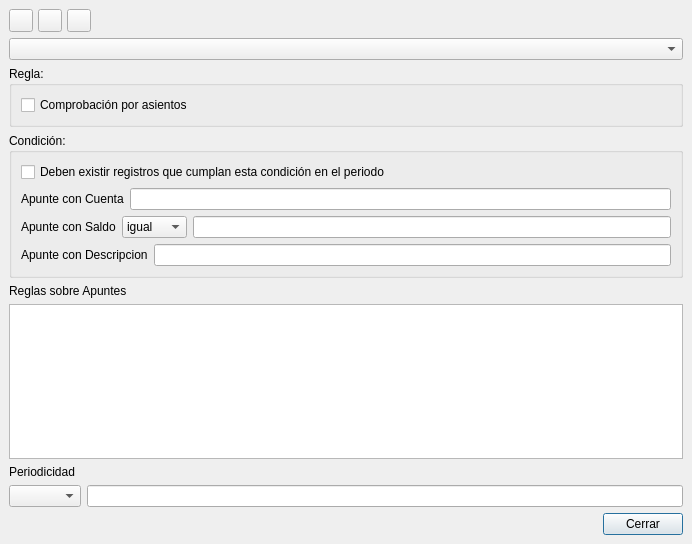
<ui version="4.0" >
 <class>confreglasbase</class>
 <widget class="QDialog" name="confreglasbase" >
  <property name="geometry" >
   <rect>
    <x>0</x>
    <y>0</y>
    <width>692</width>
    <height>544</height>
   </rect>
  </property>
  <property name="windowTitle" >
   <string>Reglas de Corrector</string>
  </property>
  <layout class="QVBoxLayout" >
   <property name="margin" >
    <number>9</number>
   </property>
   <property name="spacing" >
    <number>6</number>
   </property>
   <item>
    <layout class="QHBoxLayout" >
     <property name="margin" >
      <number>0</number>
     </property>
     <property name="spacing" >
      <number>5</number>
     </property>
     <item>
      <widget class="QToolButton" name="toolButton1" >
       <property name="text" >
        <string/>
       </property>
       <property name="icon" >
        <iconset>image0</iconset>
       </property>
      </widget>
     </item>
     <item>
      <widget class="QToolButton" name="toolButton1_2" >
       <property name="text" >
        <string/>
       </property>
       <property name="icon" >
        <iconset>image1</iconset>
       </property>
      </widget>
     </item>
     <item>
      <widget class="QToolButton" name="toolButton1_3" >
       <property name="text" >
        <string/>
       </property>
       <property name="icon" >
        <iconset>image2</iconset>
       </property>
      </widget>
     </item>
     <item>
      <spacer>
       <property name="orientation" >
        <enum>Qt::Horizontal</enum>
       </property>
       <property name="sizeType" >
        <enum>QSizePolicy::Expanding</enum>
       </property>
       <property name="sizeHint" >
        <size>
         <width>371</width>
         <height>21</height>
        </size>
       </property>
      </spacer>
     </item>
    </layout>
   </item>
   <item>
    <widget class="QComboBox" name="comboBox1_2" />
   </item>
   <item>
    <widget class="QGroupBox" name="groupBox_2" >
     <property name="title" >
      <string>Regla:</string>
     </property>
     <layout class="QVBoxLayout" >
      <property name="margin" >
       <number>9</number>
      </property>
      <property name="spacing" >
       <number>6</number>
      </property>
      <item>
       <widget class="QCheckBox" name="checkBox2" >
        <property name="text" >
         <string>Comprobación por asientos</string>
        </property>
       </widget>
      </item>
     </layout>
    </widget>
   </item>
   <item>
    <widget class="QGroupBox" name="groupBox" >
     <property name="title" >
      <string>Condición:</string>
     </property>
     <layout class="QVBoxLayout" >
      <property name="margin" >
       <number>9</number>
      </property>
      <property name="spacing" >
       <number>6</number>
      </property>
      <item>
       <widget class="QCheckBox" name="checkBox1" >
        <property name="text" >
         <string>Deben existir registros que cumplan esta condición en el periodo</string>
        </property>
       </widget>
      </item>
      <item>
       <layout class="QHBoxLayout" >
        <property name="margin" >
         <number>0</number>
        </property>
        <property name="spacing" >
         <number>6</number>
        </property>
        <item>
         <widget class="QLabel" name="textLabel1_2_2" >
          <property name="text" >
           <string>Apunte con Cuenta</string>
          </property>
          <property name="wordWrap" >
           <bool>false</bool>
          </property>
         </widget>
        </item>
        <item>
         <widget class="QLineEdit" name="lineEdit2" />
        </item>
       </layout>
      </item>
      <item>
       <layout class="QHBoxLayout" >
        <property name="margin" >
         <number>0</number>
        </property>
        <property name="spacing" >
         <number>6</number>
        </property>
        <item>
         <widget class="QLabel" name="textLabel1_2_2_2" >
          <property name="text" >
           <string>Apunte con Saldo</string>
          </property>
          <property name="wordWrap" >
           <bool>false</bool>
          </property>
         </widget>
        </item>
        <item>
         <widget class="QComboBox" name="comboBox3" >
          <item>
           <property name="text" >
            <string>igual</string>
           </property>
          </item>
          <item>
           <property name="text" >
            <string>menor</string>
           </property>
          </item>
          <item>
           <property name="text" >
            <string>mayor</string>
           </property>
          </item>
         </widget>
        </item>
        <item>
         <widget class="QLineEdit" name="lineEdit2_2" />
        </item>
       </layout>
      </item>
      <item>
       <layout class="QHBoxLayout" >
        <property name="margin" >
         <number>0</number>
        </property>
        <property name="spacing" >
         <number>6</number>
        </property>
        <item>
         <widget class="QLabel" name="textLabel1_2_2_3" >
          <property name="text" >
           <string>Apunte con Descripcion</string>
          </property>
          <property name="wordWrap" >
           <bool>false</bool>
          </property>
         </widget>
        </item>
        <item>
         <widget class="QLineEdit" name="lineEdit2_3" />
        </item>
       </layout>
      </item>
     </layout>
    </widget>
   </item>
   <item>
    <layout class="QVBoxLayout" >
     <property name="margin" >
      <number>0</number>
     </property>
     <property name="spacing" >
      <number>6</number>
     </property>
     <item>
      <widget class="QLabel" name="textLabel1" >
       <property name="text" >
        <string>Reglas sobre Apuntes</string>
       </property>
       <property name="wordWrap" >
        <bool>false</bool>
       </property>
      </widget>
     </item>
     <item>
      <widget class="QTableWidget" name="table1" />
     </item>
    </layout>
   </item>
   <item>
    <layout class="QVBoxLayout" >
     <property name="margin" >
      <number>0</number>
     </property>
     <property name="spacing" >
      <number>6</number>
     </property>
     <item>
      <widget class="QLabel" name="textLabel1_2" >
       <property name="text" >
        <string>Periodicidad</string>
       </property>
       <property name="wordWrap" >
        <bool>false</bool>
       </property>
      </widget>
     </item>
     <item>
      <layout class="QHBoxLayout" >
       <property name="margin" >
        <number>0</number>
       </property>
       <property name="spacing" >
        <number>6</number>
       </property>
       <item>
        <widget class="QComboBox" name="comboBox1" />
       </item>
       <item>
        <widget class="QLineEdit" name="lineEdit1" />
       </item>
      </layout>
     </item>
    </layout>
   </item>
   <item>
    <layout class="QHBoxLayout" >
     <property name="margin" >
      <number>0</number>
     </property>
     <property name="spacing" >
      <number>6</number>
     </property>
     <item>
      <spacer>
       <property name="orientation" >
        <enum>Qt::Horizontal</enum>
       </property>
       <property name="sizeType" >
        <enum>QSizePolicy::Expanding</enum>
       </property>
       <property name="sizeHint" >
        <size>
         <width>301</width>
         <height>20</height>
        </size>
       </property>
      </spacer>
     </item>
     <item>
      <widget class="QPushButton" name="pushButton1" >
       <property name="text" >
        <string>Cerrar</string>
       </property>
      </widget>
     </item>
    </layout>
   </item>
  </layout>
 </widget>
 <layoutdefault spacing="6" margin="11" />
 <resources/>
 <connections/>
</ui>
